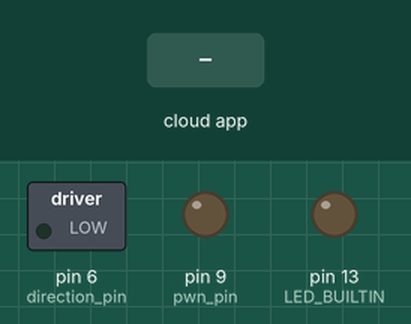
Bench run of a sketch on a simulated Arduino Uno, built with avr-gcc and run on an emulated ATmega328P. Parts: switched loads named in the sketch (green lamp = pin HIGH), output pins drawn as LEDs (lit = HIGH). Inputs (shaded band) come from the test bench. The ROS host is connected and sends only what is stated.

Above: at 1.2 s.
1.3 s: the phone or cloud app sets control_motor to 0
At 2.2 s:
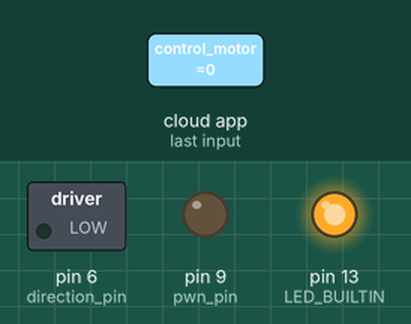
2.8 s: the phone or cloud app sets control_motor to 1
At 3.4 s:
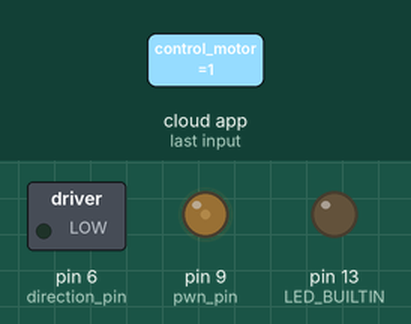
4.3 s: the phone or cloud app sets control_motor to 2
At 4.6 s:
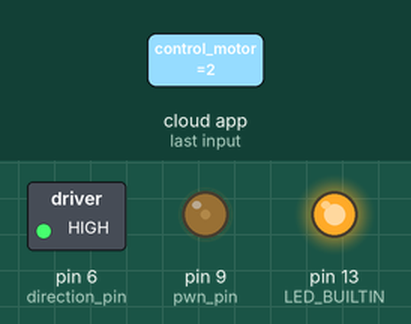
5.8 s: the phone or cloud app sets control_motor to 3
At 6.9 s:
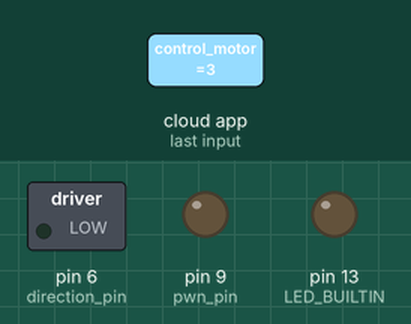
Timing chart, 0 to 8.3 s (numbered marks = the images above; inputs shaded):
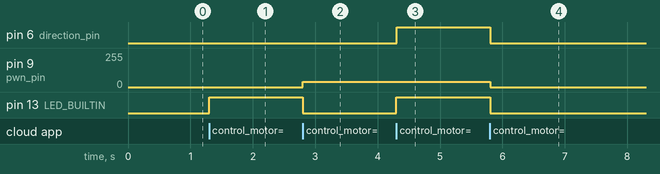

Measured:
- after the input at 1.3 s, pin 13 (LED_BUILTIN): LOW → HIGH at once
- after the input at 2.8 s, pin 9 (pwn_pin): 0/255 → 40/255 at once; pin 13 (LED_BUILTIN): HIGH → LOW at once
- after the input at 4.3 s, pin 6 (direction_pin), pin 13 (LED_BUILTIN): LOW → HIGH at once
- after the input at 5.8 s, pin 6 (direction_pin), pin 13 (LED_BUILTIN): HIGH → LOW at once; pin 9 (pwn_pin): 40/255 → 0/255 at once

The sketch:

ros_node_test.ino
```cpp
/*
 * rosserial Subscriber Example
 * Blinks an LED on callback
 */

#include <ros.h>
// #include <std_msgs/Empty.h>
#include <std_msgs/Int8.h>
// #include <std_msgs/String.h>


int direction_pin = 6;
int pwn_pin = 9;

ros::NodeHandle  nh;

std_msgs::Int8 new_msg;

ros::Publisher publish_data("/modified_data", &new_msg);

int8_t input_command;
bool to_publish = false;

void messageCb( const std_msgs::Int8& toggle_msg){

  input_command = toggle_msg.data;
  to_publish = true;


  digitalWrite(LED_BUILTIN, HIGH-digitalRead(LED_BUILTIN));   // blink the led
}

ros::Subscriber<std_msgs::Int8> sub("/control_motor", &messageCb );

void setup()
{
  pinMode(LED_BUILTIN, OUTPUT);
  nh.initNode();
  nh.subscribe(sub);
  nh.advertise(publish_data);

  pinMode(pwn_pin, OUTPUT);
  pinMode(direction_pin, OUTPUT);
}


void go_forward(){
  digitalWrite(direction_pin, LOW);

  analogWrite(pwn_pin, 40);


}
void go_backward(){


  digitalWrite(direction_pin, HIGH);

  analogWrite(pwn_pin, 40);
}
void go_stop(){
  analogWrite(pwn_pin, 0);

  digitalWrite(direction_pin, LOW);

}

void loop()
{
  switch(input_command){
    case 1:
      go_forward();
      break;
    case 2:
      go_backward();
      break;
    case 3:
      go_stop();
      break;
  }

  if(to_publish){
    new_msg.data = input_command + (int8_t) 9;
    publish_data.publish(&new_msg);
    to_publish = false;
  }


  nh.spinOnce();
  delay(1);

}
```
